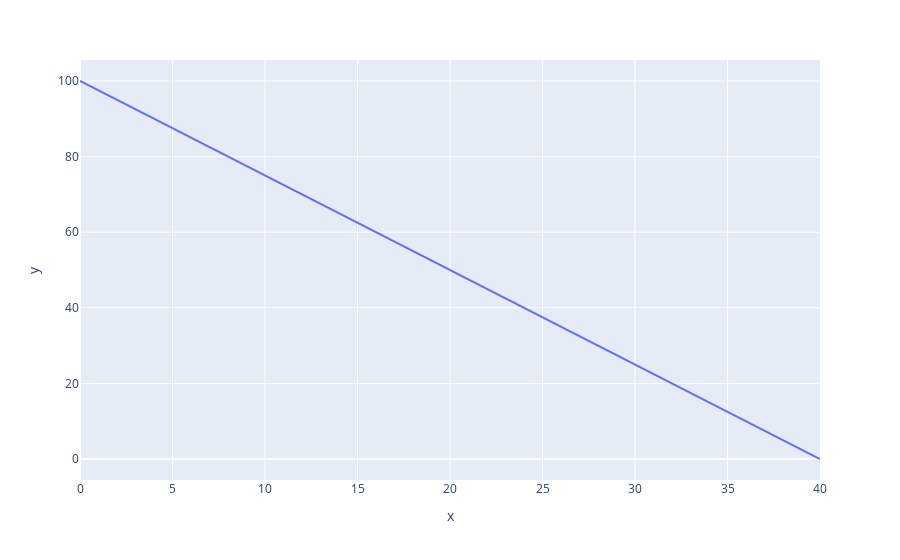

The cell this chart's notebook holds for it:
### Code cell
fig = plot.line(x= lista_qtd_x, y= lista_qtd_y)
fig.show()

### Figure 1 — Plotly figure (JSON) as saved in the notebook; plotly's stock layout.template omitted (floating-point values rounded to 4 significant figures)
{"data": [{"hovertemplate": "x=%{x}<br>y=%{y}<extra></extra>", "legendgroup": "", "line": {"color": "#636efa", "dash": "solid"}, "marker": {"symbol": "circle"}, "mode": "lines", "name": "", "orientation": "v", "showlegend": false, "type": "scatter", "x": [0, 2, 4, 6, 8, 10, 12, 14, 16, 18, 20, 22, 24, 26, 28, 30, 32, 34, 36, 38, 40], "xaxis": "x", "y": [100, 95, 90, 85, 80, 75, 70, 65, 60, 55, 50, 45, 40, 35, 30, 25, 20, 15, 10, 5, 0], "yaxis": "y"}], "layout": {"legend": {"tracegroupgap": 0}, "margin": {"t": 60}, "xaxis": {"anchor": "y", "domain": [0, 1], "title": {"text": "x"}}, "yaxis": {"anchor": "x", "domain": [0, 1], "title": {"text": "y"}}}}
